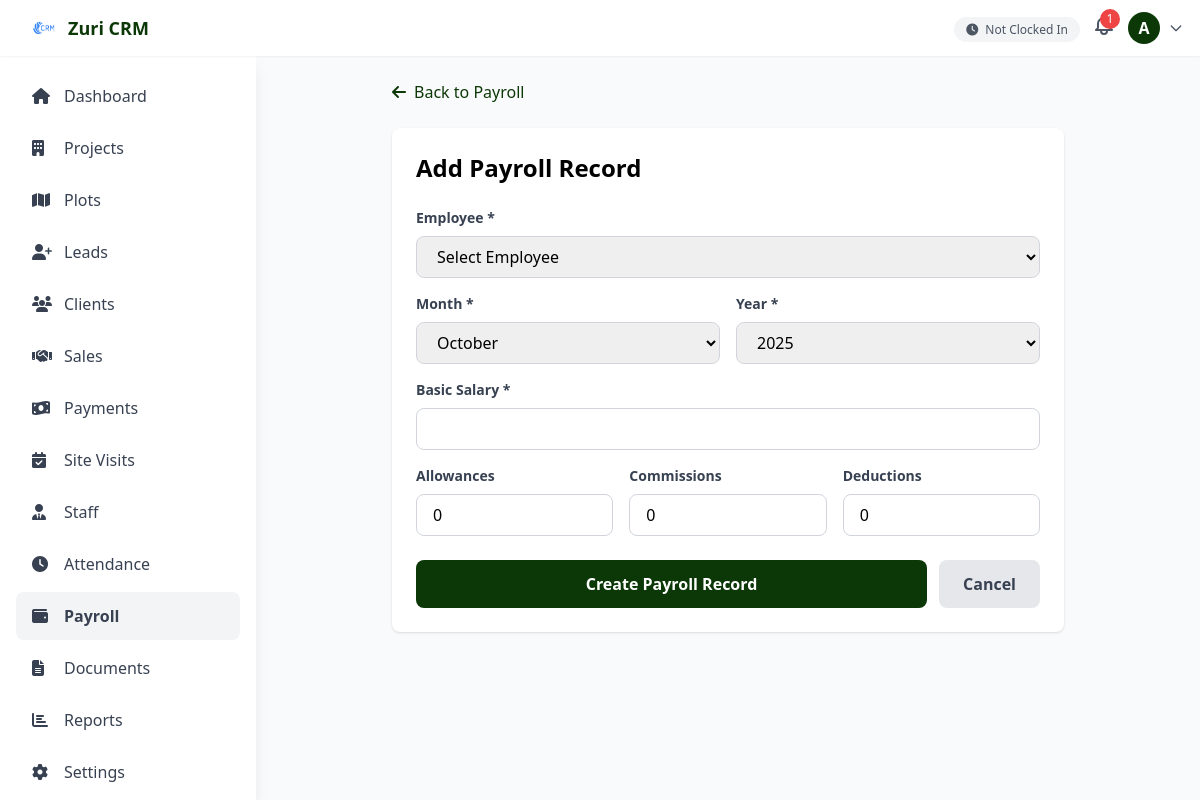
The app's page /payroll.php?action=create (signed in) with its own data.
### tables this page shows
CREATE TABLE `settings` (
  `id` int NOT NULL,
  `site_name` varchar(255) DEFAULT 'Zuri CRM',
  `primary_color` varchar(7) DEFAULT '#0C3807',
  `secondary_color` varchar(7) DEFAULT '#FF6B35',
  `contact_email` varchar(255) DEFAULT NULL,
  `contact_phone` varchar(20) DEFAULT NULL,
  `contact_address` text,
  `office_latitude` decimal(10,8) DEFAULT NULL,
  `office_longitude` decimal(11,8) DEFAULT NULL,
  `office_radius` int DEFAULT '100',
  `logo_path` varchar(255) DEFAULT '/logo.png',
  `updated_at` timestamp NOT NULL DEFAULT CURRENT_TIMESTAMP ON UPDATE CURRENT_TIMESTAMP
);

### payroll.php (the view, shortened to what the rows shown need)
<?php
require_once 'config.php';
$userId = getUserId();
$userRole = getUserRole();
if ($userRole === 'sales_agent') {
    $stmt = $pdo->prepare("SELECT p.*, u.full_name FROM payroll p JOIN users u ON p.user_id = u.id WHERE p.user_id = ? ORDER BY p.year DESC, p.month DESC");
    $stmt->execute([$userId]);
} else {
    $stmt = $pdo->query("SELECT p.*, u.full_name, u.role FROM payroll p JOIN users u ON p.user_id = u.id ORDER BY p.created_at DESC");
}
$payrollRecords = $stmt->fetchAll();
include 'includes/header.php';
?>
<div class="p-4 md:p-6 pb-20 md:pb-6">
    <?php if ($action === 'list'): ?>
        <div class="flex flex-col md:flex-row md:items-center md:justify-between mb-6">
            <div>
                <h1 class="text-2xl md:text-3xl font-bold text-gray-800">Payroll</h1>
                <p class="text-gray-600 mt-1"><?php echo $userRole === 'sales_agent' ? 'View your salary records' : 'Manage staff payroll'; ?></p>
            </div>
            <?php if (hasPermission('payroll', 'create')): ?>
            <a href="/payroll.php?action=create" class="mt-4 md:mt-0 inline-flex items-center px-4 py-2 bg-primary text-white rounded-lg hover:opacity-90 transition">
                <i class="fas fa-plus mr-2"></i>
                <span>Add Payroll</span>
            </a>
            <?php endif; ?>
        </div>
        <div class="bg-white rounded-lg shadow overflow-hidden">
            <div class="overflow-x-auto">
                <table class="w-full">
                    <thead class="bg-gray-50">
                        <tr>
                            <?php if ($userRole !== 'sales_agent'): ?>
                            <th class="px-4 py-3 text-left text-xs font-semibold text-gray-600 uppercase">Employee</th>
                            <?php endif; ?>
                            <th class="px-4 py-3 text-left text-xs font-semibold text-gray-600 uppercase">Period</th>
                            <th class="px-4 py-3 text-left text-xs font-semibold text-gray-600 uppercase">Basic Salary</th>
                            <th class="px-4 py-3 text-left text-xs font-semibold text-gray-600 uppercase">Allowances</th>
                            <th class="px-4 py-3 text-left text-xs font-semibold text-gray-600 uppercase">Commissions</th>
                            <th class="px-4 py-3 text-left text-xs font-semibold text-gray-600 uppercase">Deductions</th>
                            <th class="px-4 py-3 text-left text-xs font-semibold text-gray-600 uppercase">Net Salary</th>
                            <th class="px-4 py-3 text-left text-xs font-semibold text-gray-600 uppercase">Status</th>
                        </tr>
                    </thead>
                    <tbody class="divide-y divide-gray-200">
                        <?php foreach ($payrollRecords as $pr): ?>
                        <tr class="hover:bg-gray-50">
                            <?php if ($userRole !== 'sales_agent'): ?>
                            <td class="px-4 py-3">
                                <p class="font-semibold"><?php echo sanitize($pr['full_name']); ?></p>
                                <p class="text-xs text-gray-500"><?php echo ucfirst(str_replace('_', ' ', $pr['role'])); ?></p>
                            </td>
                            <?php endif; ?>
                            <td class="px-4 py-3 text-sm">
                                <?php echo date('F Y', mktime(0, 0, 0, $pr['month'], 1, $pr['year'])); ?>
                            </td>
                            <td class="px-4 py-3 font-semibold"><?php echo formatMoney($pr['basic_salary']); ?></td>
                            <td class="px-4 py-3 text-sm"><?php echo formatMoney($pr['allowances']); ?></td>
                            <td class="px-4 py-3 text-sm text-green-600"><?php echo formatMoney($pr['commissions']); ?></td>
                            <td class="px-4 py-3 text-sm text-red-600"><?php echo formatMoney($pr['deductions']); ?></td>
                            <td class="px-4 py-3 font-bold text-primary"><?php echo formatMoney($pr['net_salary']); ?></td>
                            <td class="px-4 py-3">
                                <span class="px-2 py-1 text-xs rounded-full <?php echo $pr['payment_status'] === 'paid' ? 'bg-green-100 text-green-800' : 'bg-yellow-100 text-yellow-800'; ?>">
                                    <?php echo ucfirst($pr['payment_status']); ?>
                                </span>
                            </td>
                        </tr>
                        <?php endforeach; ?>
                        <?php if (empty($payrollRecords)): ?>
                        <tr>
                            <td colspan="<?php echo $userRole === 'sales_agent' ? '7' : '8'; ?>" class="px-4 py-8 text-center text-gray-500">
                                No payroll records found
                            </td>
                        </tr>
                        <?php endif; ?>
                    </tbody>
                </table>
            </div>
        </div>
    <?php elseif ($action === 'create'): ?>
        <div class="max-w-2xl mx-auto">
            <div class="bg-white rounded-lg shadow p-6">
                <h2 class="text-2xl font-bold mb-6">Add Payroll Record</h2>
            </div>
        </div>
    <?php endif; ?>
</div>

### includes/header.php (shortened to what the rows shown need)
<?php
$settings = getSettings();
?>
<!DOCTYPE html>
<html lang="en">
<head>
    <script src="https://cdn.tailwindcss.com"></script>
    <link rel="stylesheet" href="https://cdnjs.cloudflare.com/ajax/libs/font-awesome/6.4.0/css/all.min.css">
</head>
<body class="bg-gray-50">
    <header class="bg-white shadow-sm fixed top-0 left-0 right-0 z-40">
        <div class="flex items-center justify-between px-4 py-3">
            <div class="flex items-center space-x-3">
                <div class="flex items-center space-x-2">
                    <img src="<?php echo $settings['logo_path']; ?>" alt="Logo" class="h-8 w-8">
                    <span class="font-bold text-lg hidden sm:block" style="color: var(--primary-color);">
                        <?php echo sanitize($settings['site_name']); ?>
                    </span>
                </div>
            </div>
        </div>
    </header>
    <main class="pt-14 md:ml-64">

### records on screen
settings: logo_path (picture), site_name "Zuri CRM"

### other values on screen
$unreadNotifications "1"
substr($userName, 0, 1) "A"
form field month "October"
form field year "2025"
